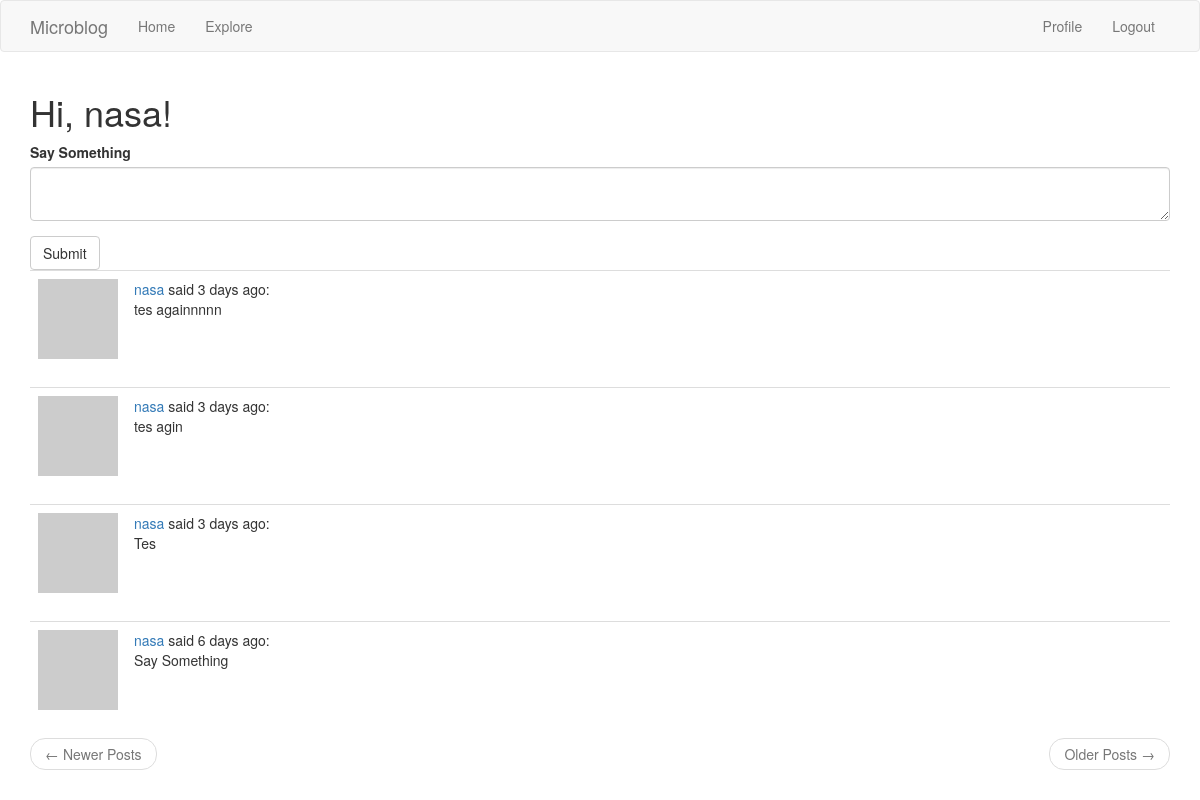
The app's page /index (signed in) with its own data.
### app/models.py (models this page shows, shortened)
class User(UserMixin, db.Model):
    id = db.Column(db.Integer, primary_key=True)
    username = db.Column(db.String(64), index=True, unique=True)
    email = db.Column(db.String(120), index=True, unique=True)
    password_hash = db.Column(db.String(128))
    posts = db.relationship('Post', backref='author', lazy='dynamic')
    about_me = db.Column(db.String(140))
    last_seen = db.Column(db.DateTime, default=datetime.utcnow)
    followed = db.relationship(
        'User', secondary=followers,
        primaryjoin=(followers.c.follower_id == id),
        secondaryjoin=(followers.c.followed_id == id),
        backref=db.backref('followers', lazy='dynamic'),
        lazy='dynamic'
    )
    def avatar(self, size):
        digest = md5(self.email.lower().encode('utf-8')).hexdigest()
        return 'https://www.gravatar.com/avatar/{}?d=identicon&s={}'.format(
            digest, size
        )
    def followed_posts(self):
        followed = Post.query.join(
            followers, (followers.c.followed_id == Post.user_id)).filter(
            followers.c.follower_id == self.id
        )
        own = Post.query.filter_by(user_id=self.id)
        return followed.union(own).order_by(Post.timestamp.desc())

class Post(db.Model):
    id = db.Column(db.Integer, primary_key=True)
    body = db.Column(db.String(140))
    timestamp = db.Column(db.DateTime, index=True, default=datetime.utcnow)
    user_id = db.Column(db.Integer, db.ForeignKey('user.id'))
    language = db.Column(db.String(5))

### app/routes.py (the view, shortened to what this page needs)
@app.route('/', methods=['GET', 'POST'])
@app.route('/index', methods=['GET', 'POST'])
@login_required
def index():
    form = PostForm()
    page = request.args.get("page", 1, type=int)
    posts = current_user.followed_posts().paginate(
        page, app.config['POSTS_PER_PAGE'], False
    )
    next_url = url_for(
        'index', page=posts.next_num
    ) if posts.has_next else None
    prev_url = url_for(
        'index', page=posts.prev_num
    ) if posts.has_prev else None
    return render_template(
        'index.html',
        title='Home Page',
        form=form,
        posts=posts.items,
        next_url=next_url,
        prev_url=prev_url
    )

### app/forms.py
class PostForm(FlaskForm):
    post = TextAreaField('Say Something', validators=[
        DataRequired(), Length(min=1, max=140)
    ])
    submit = SubmitField('Submit')

### app/models.py (called while the page is built)
@login.user_loader
def load_user(id):
    return User.query.get(1)

### app/routes.py (called while the page is built)
@app.before_request
def before_request():
    if current_user.is_authenticated:
        current_user.last_seen = datetime.utcnow()
        db.session.commit()
    g.locale = str(get_locale())

### app/templates/index.html
{% extends "base.html" %}
{% import 'bootstrap/wtf.html' as wtf %}
{% block app_content %}
<h1>Hi, {{ current_user.username }}!</h1>
{% if form %}
  {{ wtf.quick_form(form)  }}
{% endif %}
	{% for post in posts %}
	  {% include '_post.html' %}
  {% endfor %}
	<nav aria-label="...">
		<ul class="pager">
			<li class="previous{% if not prev_url %} disabled{% endif %}">
				<a href="{{ prev_url  or '#' }}">
					<span aria-hidden="true">&larr;</span> Newer Posts
				</a>
			</li>
			<li class="next{% if not next_url %} disabled{% endif %}">
			<a href="{{ next_url or '#' }}"> Older Posts
				<span aria-hidden="true">&rarr;</span>
			</a>
		</li>
		</ul>
	</nav>
	{% endblock %}

### app/templates/_post.html (shortened to what this page needs)
<table class="table table-hover">
    <tr>
      <td width="70px">
        <a href="{{ url_for('user', username=post.author.username) }}">
          <img src="{{ post.author.avatar(36) }}">
        </a>
      </td>
      <td>
        <a href="{{ url_for('user', username=post.author.username) }}">
          {{ post.author.username }}</a>
				said {{ moment(post.timestamp).fromNow()  }}:
      <br />{{ post.body }}
      </td>
    </tr>
  </table>

### records on screen
User: username "nasa"
Post: author.username "nasa", timestamp "3 days ago", body "tes againnnnn"
Post: author.username "nasa", timestamp "3 days ago", body "tes agin"
Post: author.username "nasa", timestamp "3 days ago", body "Tes"
Post: author.username "nasa", timestamp "6 days ago", body "Say Something"
